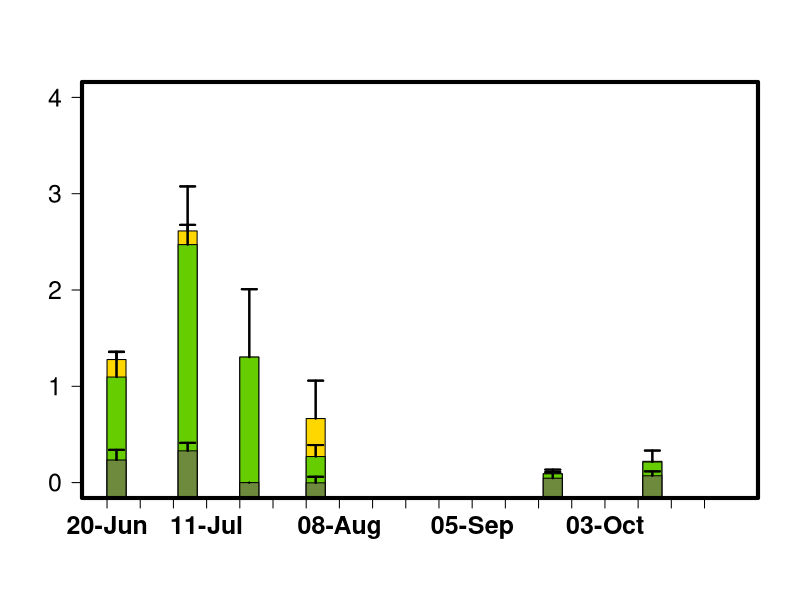

Write the R code that produced this figure.
library(tidyverse)
library(readr)
library(plyr)
library(dplyr)

alldata <- read.csv("2_incremental/20220310_STANDING_CROP.csv")

alldata$SAMPLING_DATE<-as.Date(alldata$SAMPLING_DATE)


#alldata[,c(11-87)]<-alldata[,c(13-87)]

#alldata<-replace(alldata[c(13:88)], alldata[c(13:87)] < 0, 0)

# Variable date to factor

dfEPIL <- alldata[which(alldata$SAMPLE_DESCRIPTOR == "EPIL"),]

dfEPIP <- alldata[which(alldata$SAMPLE_DESCRIPTOR == "EPIP"),]

dfFILA <- alldata[which(alldata$SAMPLE_DESCRIPTOR == "FILA"),]

ssite<-"BN"

se <- function(x, ...) sqrt(var(x, ...)/length(x))

names(alldata)

n1<-52

mult=1

yrange<-4



EPIL.SUM<-data.frame(aggregate(as.numeric(dfEPIL[,n1]) ~ SAMPLING_DATE+SITE, dfEPIL, mean))
EPIL.SUM[,4]<-aggregate(as.numeric(dfEPIL[,n1]) ~ SAMPLING_DATE+SITE, dfEPIL, se)[,3]
EPIL.SUM <- subset(EPIL.SUM, SITE == ssite)
names(EPIL.SUM)<-c("DATE","SITE","MEAN.EPIL","STDER.EPIL")
EPIL.SUM[,5]<--2
EPIL.SUM[,c(3,4)]<-EPIL.SUM[,c(3,4)]*mult 

FILA.SUM<-data.frame(aggregate(as.numeric(dfFILA[,n1]) ~ SAMPLING_DATE+SITE, dfFILA, mean))
FILA.SUM[,4]<-aggregate(as.numeric(dfFILA[,n1]) ~ SAMPLING_DATE+SITE, dfFILA, se)[,3]
FILA.SUM <- subset(FILA.SUM, SITE == ssite)
names(FILA.SUM)<-c("DATE","SITE","MEAN.FILA","STDER.FILA")
FILA.SUM[,5]<--2
FILA.SUM[,c(3,4)]<-FILA.SUM[,c(3,4)]*mult 

EPIP.SUM<-data.frame(aggregate(as.numeric(dfEPIP[,n1]) ~ SAMPLING_DATE+SITE, dfEPIP, mean))
EPIP.SUM[,4]<-aggregate(as.numeric(dfEPIP[,n1]) ~ SAMPLING_DATE+SITE, dfEPIP, se)[,3]
EPIP.SUM <- subset(EPIP.SUM, SITE == ssite)
names(EPIP.SUM)<-c("DATE","SITE","MEAN.EPIP","STDER.EPIP")
EPIP.SUM[,5]<--2
EPIP.SUM[,c(3,4)]<-EPIP.SUM[,c(3,4)]*mult 


ALL.SUM<-list(EPIP.SUM,FILA.SUM,EPIL.SUM)

ALL.SUM<-ALL.SUM %>% reduce(full_join)

ALL.SUM[is.na(ALL.SUM)] <- 0

L=nrow(ALL.SUM)

#Column Width

j=2

#each 'polygon' is inside a list with xx and yy coordinates

dat1 <- lapply(1:L,function(x){
  res <- list(xx=c(ALL.SUM[x,1]+j, ALL.SUM[x,1]-j, ALL.SUM[x,1]-j, ALL.SUM[x,1]+j),
              yy=c(ALL.SUM[x,5], ALL.SUM[x,5], ALL.SUM[x,8], ALL.SUM[x,8]))
  return(res)
})

dat2 <- lapply(1:L,function(x){
  res <- list(xx=c(ALL.SUM[x,1]+j, ALL.SUM[x,1]-j, ALL.SUM[x,1]-j, ALL.SUM[x,1]+j),
              yy=c(ALL.SUM[x,5], ALL.SUM[x,5], ALL.SUM[x,6]+ALL.SUM[x,8], ALL.SUM[x,6]+ALL.SUM[x,8]))
  return(res)
})

dat3 <- lapply(1:L,function(x){
  res <- list(xx=c(ALL.SUM[x,1]+j, ALL.SUM[x,1]-j, ALL.SUM[x,1]-j, ALL.SUM[x,1]+j),
              yy=c(ALL.SUM[x,5], ALL.SUM[x,5], ALL.SUM[x,3]+ALL.SUM[x,6]+ALL.SUM[x,8], ALL.SUM[x,3]+ALL.SUM[x,6]+ALL.SUM[x,8]))
  return(res)
})

ardat1 <- lapply(1:L,function(x){
  res <- list(x0=c(ALL.SUM[x,1], ALL.SUM[x,1]),
              y0=c(ALL.SUM[x,8]),
              x1=c(ALL.SUM[x,1], ALL.SUM[x,1]),
              y1=c(ALL.SUM[x,8]+ALL.SUM[x,9]))
  return(res)
})

ardat2 <- lapply(1:L,function(x){
  res <- list(x0=c(ALL.SUM[x,1], ALL.SUM[x,1]),
              y0=c(ALL.SUM[x,6]+ ALL.SUM[x,8]),
              x1=c(ALL.SUM[x,1], ALL.SUM[x,1]),
              y1=c(ALL.SUM[x,6]+ALL.SUM[x,8]+ALL.SUM[x,7]))
  return(res)
})
ardat3 <- lapply(1:L,function(x){
  res <- list(x0=c(ALL.SUM[x,1], ALL.SUM[x,1]),
              y0=c(ALL.SUM[x,6]+ALL.SUM[x,8]+ALL.SUM[x,3]),
              x1=c(ALL.SUM[x,1], ALL.SUM[x,1]),
              y1=c(ALL.SUM[x,6]+ALL.SUM[x,8]+ALL.SUM[x,3]+ALL.SUM[x,4]))
  return(res)
})


#create empty plot


dev.new(width=10, height=7, noRStudioGD = TRUE)
plot(ALL.SUM[,1], ALL.SUM[,2],
     type='n',
     ylim=c(0,yrange),
     xlim= c(as.Date("2021-06-20"),as.Date("2021-10-30")),
     ylab=NA, 
     yaxt = "n",
     cex=1.5,
     xaxt = "n",
     xlab = NA,
     cex.lab=1, cex.axis=1.2, cex.main=1.2, cex.sub=1.2,
)


axis(side = 2, at = seq(0, yrange, length.out=5), las=1, font.axis=1, cex.axis=1.5)

axis.Date(1, at=seq(as.Date("2021-06-20"), as.Date("2021-10-30"), "1 week"), las=1, font.axis=2, cex.axis=1.5, format="%d-%b")

#add polygons

for (i in 1:L) polygon(unlist(dat3[[i]]$xx),unlist(dat3[[i]]$yy),col="gold", border="black")
for (i in 1:L) polygon(unlist(dat2[[i]]$xx),unlist(dat2[[i]]$yy),col="chartreuse3", border="black")
for (i in 1:L) polygon(unlist(dat1[[i]]$xx),unlist(dat1[[i]]$yy),col=colors()[89],border="black")

for (i in 1:L) arrows(unlist(ardat3[[i]]$x0),unlist(ardat3[[i]]$y0),unlist(ardat3[[i]]$x1),unlist(ardat3[[i]]$y1), length=0.075, angle=90, code=2, lwd=2,col="black")
for (i in 1:L) arrows(unlist(ardat2[[i]]$x0),unlist(ardat2[[i]]$y0),unlist(ardat2[[i]]$x1),unlist(ardat2[[i]]$y1), length=0.075, angle=90, code=2, lwd=2,col="black")
for (i in 1:L) arrows(unlist(ardat1[[i]]$x0),unlist(ardat1[[i]]$y0),unlist(ardat1[[i]]$x1),unlist(ardat1[[i]]$y1), length=0.075, angle=90, code=2, lwd=2,col="black")


box(lwd=4)
